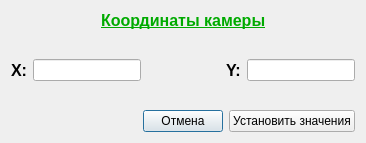
<?xml version="1.0" encoding="UTF-8"?>
<ui version="4.0">
 <class>CameraPosition</class>
 <widget class="QDialog" name="CameraPosition">
  <property name="geometry">
   <rect>
    <x>0</x>
    <y>0</y>
    <width>366</width>
    <height>143</height>
   </rect>
  </property>
  <property name="maximumSize">
   <size>
    <width>400</width>
    <height>170</height>
   </size>
  </property>
  <property name="windowTitle">
   <string>Позиция камеры</string>
  </property>
  <property name="windowIcon">
   <iconset resource="resources.qrc">
    <normaloff>:/img/Mainico.png</normaloff>:/img/Mainico.png</iconset>
  </property>
  <layout class="QVBoxLayout" name="verticalLayout_2">
   <item>
    <layout class="QVBoxLayout" name="verticalLayout">
     <item>
      <layout class="QHBoxLayout" name="horizontalLayout_5">
       <item>
        <spacer name="horizontalSpacer_2">
         <property name="orientation">
          <enum>Qt::Horizontal</enum>
         </property>
         <property name="sizeHint" stdset="0">
          <size>
           <width>40</width>
           <height>20</height>
          </size>
         </property>
        </spacer>
       </item>
       <item>
        <widget class="QLabel" name="label">
         <property name="font">
          <font>
           <pointsize>12</pointsize>
           <weight>75</weight>
           <bold>true</bold>
          </font>
         </property>
         <property name="text">
          <string>&lt;html&gt;&lt;head/&gt;&lt;body&gt;&lt;p&gt;&lt;a href=&quot;camera&quot;&gt;&lt;span style=&quot; text-decoration: underline; color:#00aa00;&quot;&gt;Координаты камеры&lt;/span&gt;&lt;/a&gt;&lt;/p&gt;&lt;/body&gt;&lt;/html&gt;</string>
         </property>
        </widget>
       </item>
       <item>
        <spacer name="horizontalSpacer_3">
         <property name="orientation">
          <enum>Qt::Horizontal</enum>
         </property>
         <property name="sizeHint" stdset="0">
          <size>
           <width>40</width>
           <height>20</height>
          </size>
         </property>
        </spacer>
       </item>
      </layout>
     </item>
     <item>
      <spacer name="verticalSpacer_2">
       <property name="orientation">
        <enum>Qt::Vertical</enum>
       </property>
       <property name="sizeHint" stdset="0">
        <size>
         <width>20</width>
         <height>40</height>
        </size>
       </property>
      </spacer>
     </item>
     <item>
      <layout class="QHBoxLayout" name="horizontalLayout_3">
       <item>
        <layout class="QHBoxLayout" name="horizontalLayout">
         <item>
          <widget class="QLabel" name="label_2">
           <property name="font">
            <font>
             <pointsize>12</pointsize>
             <weight>75</weight>
             <bold>true</bold>
            </font>
           </property>
           <property name="text">
            <string>X:</string>
           </property>
          </widget>
         </item>
         <item>
          <widget class="QLineEdit" name="x_line"/>
         </item>
        </layout>
       </item>
       <item>
        <spacer name="horizontalSpacer">
         <property name="orientation">
          <enum>Qt::Horizontal</enum>
         </property>
         <property name="sizeHint" stdset="0">
          <size>
           <width>40</width>
           <height>20</height>
          </size>
         </property>
        </spacer>
       </item>
       <item>
        <layout class="QHBoxLayout" name="horizontalLayout_2">
         <item>
          <widget class="QLabel" name="label_3">
           <property name="font">
            <font>
             <pointsize>12</pointsize>
             <weight>75</weight>
             <bold>true</bold>
            </font>
           </property>
           <property name="text">
            <string>Y:</string>
           </property>
          </widget>
         </item>
         <item>
          <widget class="QLineEdit" name="y_line"/>
         </item>
        </layout>
       </item>
      </layout>
     </item>
     <item>
      <spacer name="verticalSpacer">
       <property name="orientation">
        <enum>Qt::Vertical</enum>
       </property>
       <property name="sizeHint" stdset="0">
        <size>
         <width>20</width>
         <height>40</height>
        </size>
       </property>
      </spacer>
     </item>
     <item>
      <layout class="QHBoxLayout" name="horizontalLayout_4">
       <item>
        <spacer name="horizontalSpacer_4">
         <property name="orientation">
          <enum>Qt::Horizontal</enum>
         </property>
         <property name="sizeHint" stdset="0">
          <size>
           <width>40</width>
           <height>20</height>
          </size>
         </property>
        </spacer>
       </item>
       <item>
        <widget class="QPushButton" name="pushButton_2">
         <property name="text">
          <string>Отмена</string>
         </property>
        </widget>
       </item>
       <item>
        <widget class="QPushButton" name="pushButton">
         <property name="text">
          <string>Установить значения</string>
         </property>
        </widget>
       </item>
      </layout>
     </item>
    </layout>
   </item>
  </layout>
 </widget>
 <tabstops>
  <tabstop>pushButton</tabstop>
  <tabstop>pushButton_2</tabstop>
  <tabstop>x_line</tabstop>
  <tabstop>y_line</tabstop>
 </tabstops>
 <resources>
  <include location="resources.qrc"/>
 </resources>
 <connections/>
</ui>
